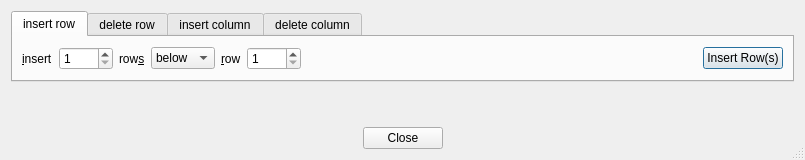
<?xml version="1.0" encoding="UTF-8"?>
<ui version="4.0">
 <class>InsertDeleteRowColumnDialog</class>
 <widget class="QDialog" name="InsertDeleteRowColumnDialog">
  <property name="geometry">
   <rect>
    <x>0</x>
    <y>0</y>
    <width>805</width>
    <height>160</height>
   </rect>
  </property>
  <property name="windowTitle">
   <string>sconcho: Insert/Delete Rows and Columns</string>
  </property>
  <property name="sizeGripEnabled">
   <bool>true</bool>
  </property>
  <layout class="QVBoxLayout" name="verticalLayout">
   <item>
    <widget class="QTabWidget" name="tabWidget">
     <property name="currentIndex">
      <number>0</number>
     </property>
     <widget class="QWidget" name="tab">
      <attribute name="title">
       <string>insert row</string>
      </attribute>
      <layout class="QHBoxLayout" name="horizontalLayout_2">
       <item>
        <layout class="QHBoxLayout" name="horizontalLayout">
         <item>
          <widget class="QLabel" name="label">
           <property name="text">
            <string>&amp;insert</string>
           </property>
           <property name="buddy">
            <cstring>numInsertRows</cstring>
           </property>
          </widget>
         </item>
         <item>
          <widget class="QSpinBox" name="numInsertRows">
           <property name="minimum">
            <number>1</number>
           </property>
           <property name="maximum">
            <number>1000</number>
           </property>
          </widget>
         </item>
         <item>
          <widget class="QLabel" name="label_2">
           <property name="text">
            <string>row&amp;s</string>
           </property>
           <property name="buddy">
            <cstring>insertRowMode</cstring>
           </property>
          </widget>
         </item>
         <item>
          <widget class="QComboBox" name="insertRowMode">
           <item>
            <property name="text">
             <string>below</string>
            </property>
           </item>
           <item>
            <property name="text">
             <string>above</string>
            </property>
           </item>
          </widget>
         </item>
         <item>
          <widget class="QLabel" name="label_3">
           <property name="text">
            <string>&amp;row</string>
           </property>
           <property name="buddy">
            <cstring>insertRowPivot</cstring>
           </property>
          </widget>
         </item>
         <item>
          <widget class="QSpinBox" name="insertRowPivot">
           <property name="minimum">
            <number>1</number>
           </property>
           <property name="maximum">
            <number>1000</number>
           </property>
          </widget>
         </item>
         <item>
          <spacer name="horizontalSpacer">
           <property name="orientation">
            <enum>Qt::Horizontal</enum>
           </property>
           <property name="sizeHint" stdset="0">
            <size>
             <width>40</width>
             <height>20</height>
            </size>
           </property>
          </spacer>
         </item>
         <item>
          <widget class="QPushButton" name="insertRowButton">
           <property name="text">
            <string>Insert Row(s)</string>
           </property>
          </widget>
         </item>
        </layout>
       </item>
      </layout>
     </widget>
     <widget class="QWidget" name="tab_2">
      <attribute name="title">
       <string>delete row</string>
      </attribute>
      <layout class="QHBoxLayout" name="horizontalLayout_7">
       <item>
        <layout class="QHBoxLayout" name="horizontalLayout_5">
         <item>
          <widget class="QLabel" name="label_7">
           <property name="text">
            <string>&amp;delete</string>
           </property>
           <property name="buddy">
            <cstring>numDeleteRows</cstring>
           </property>
          </widget>
         </item>
         <item>
          <widget class="QSpinBox" name="numDeleteRows">
           <property name="minimum">
            <number>1</number>
           </property>
           <property name="maximum">
            <number>1000</number>
           </property>
          </widget>
         </item>
         <item>
          <widget class="QLabel" name="label_10">
           <property name="text">
            <string>row&amp;s</string>
           </property>
           <property name="buddy">
            <cstring>insertRowMode</cstring>
           </property>
          </widget>
         </item>
         <item>
          <widget class="QComboBox" name="deleteRowMode">
           <item>
            <property name="text">
             <string>below and starting at</string>
            </property>
           </item>
           <item>
            <property name="text">
             <string>above</string>
            </property>
           </item>
          </widget>
         </item>
         <item>
          <widget class="QLabel" name="label_9">
           <property name="text">
            <string>&amp;row</string>
           </property>
           <property name="buddy">
            <cstring>insertRowPivot</cstring>
           </property>
          </widget>
         </item>
         <item>
          <widget class="QSpinBox" name="deleteRowPivot">
           <property name="minimum">
            <number>1</number>
           </property>
           <property name="maximum">
            <number>1000</number>
           </property>
          </widget>
         </item>
         <item>
          <spacer name="horizontalSpacer_3">
           <property name="orientation">
            <enum>Qt::Horizontal</enum>
           </property>
           <property name="sizeHint" stdset="0">
            <size>
             <width>40</width>
             <height>20</height>
            </size>
           </property>
          </spacer>
         </item>
         <item>
          <widget class="QPushButton" name="deleteRowButton">
           <property name="text">
            <string>Delete Row(s)</string>
           </property>
          </widget>
         </item>
        </layout>
       </item>
      </layout>
     </widget>
     <widget class="QWidget" name="tab_3">
      <attribute name="title">
       <string>insert column</string>
      </attribute>
      <layout class="QHBoxLayout" name="horizontalLayout_4">
       <item>
        <layout class="QHBoxLayout" name="horizontalLayout_3">
         <item>
          <widget class="QLabel" name="label_4">
           <property name="text">
            <string>&amp;insert</string>
           </property>
           <property name="buddy">
            <cstring>numInsertColumns</cstring>
           </property>
          </widget>
         </item>
         <item>
          <widget class="QSpinBox" name="numInsertColumns">
           <property name="minimum">
            <number>1</number>
           </property>
           <property name="maximum">
            <number>1000</number>
           </property>
          </widget>
         </item>
         <item>
          <widget class="QLabel" name="label_5">
           <property name="text">
            <string>column&amp;s</string>
           </property>
           <property name="buddy">
            <cstring>insertColumnMode</cstring>
           </property>
          </widget>
         </item>
         <item>
          <widget class="QComboBox" name="insertColumnMode">
           <item>
            <property name="text">
             <string>left of</string>
            </property>
           </item>
           <item>
            <property name="text">
             <string>right of</string>
            </property>
           </item>
          </widget>
         </item>
         <item>
          <widget class="QLabel" name="label_6">
           <property name="text">
            <string>&amp;column</string>
           </property>
           <property name="buddy">
            <cstring>insertColumnPivot</cstring>
           </property>
          </widget>
         </item>
         <item>
          <widget class="QSpinBox" name="insertColumnPivot">
           <property name="minimum">
            <number>1</number>
           </property>
           <property name="maximum">
            <number>1000</number>
           </property>
          </widget>
         </item>
         <item>
          <spacer name="horizontalSpacer_2">
           <property name="orientation">
            <enum>Qt::Horizontal</enum>
           </property>
           <property name="sizeHint" stdset="0">
            <size>
             <width>40</width>
             <height>20</height>
            </size>
           </property>
          </spacer>
         </item>
         <item>
          <widget class="QPushButton" name="insertColumnButton">
           <property name="text">
            <string>Insert Column(s)</string>
           </property>
          </widget>
         </item>
        </layout>
       </item>
      </layout>
     </widget>
     <widget class="QWidget" name="tab_4">
      <attribute name="title">
       <string>delete column</string>
      </attribute>
      <layout class="QVBoxLayout" name="verticalLayout_2">
       <item>
        <layout class="QHBoxLayout" name="horizontalLayout_6">
         <item>
          <widget class="QLabel" name="label_8">
           <property name="text">
            <string>&amp;delete</string>
           </property>
           <property name="buddy">
            <cstring>numDeleteColumns</cstring>
           </property>
          </widget>
         </item>
         <item>
          <widget class="QSpinBox" name="numDeleteColumns">
           <property name="minimum">
            <number>1</number>
           </property>
           <property name="maximum">
            <number>1000</number>
           </property>
          </widget>
         </item>
         <item>
          <widget class="QLabel" name="label_11">
           <property name="text">
            <string>column&amp;s</string>
           </property>
           <property name="buddy">
            <cstring>insertRowMode</cstring>
           </property>
          </widget>
         </item>
         <item>
          <widget class="QComboBox" name="deleteColumnMode">
           <item>
            <property name="text">
             <string>right of and starting at</string>
            </property>
           </item>
           <item>
            <property name="text">
             <string>left of</string>
            </property>
           </item>
          </widget>
         </item>
         <item>
          <widget class="QLabel" name="label_12">
           <property name="text">
            <string>&amp;column</string>
           </property>
           <property name="buddy">
            <cstring>insertRowPivot</cstring>
           </property>
          </widget>
         </item>
         <item>
          <widget class="QSpinBox" name="deleteColumnPivot">
           <property name="minimum">
            <number>1</number>
           </property>
           <property name="maximum">
            <number>1000</number>
           </property>
          </widget>
         </item>
         <item>
          <spacer name="horizontalSpacer_4">
           <property name="orientation">
            <enum>Qt::Horizontal</enum>
           </property>
           <property name="sizeHint" stdset="0">
            <size>
             <width>38</width>
             <height>20</height>
            </size>
           </property>
          </spacer>
         </item>
         <item>
          <widget class="QPushButton" name="deleteColumnButton">
           <property name="text">
            <string>Delete Column(s)</string>
           </property>
          </widget>
         </item>
        </layout>
       </item>
      </layout>
     </widget>
    </widget>
   </item>
   <item>
    <spacer name="verticalSpacer">
     <property name="orientation">
      <enum>Qt::Vertical</enum>
     </property>
     <property name="sizeHint" stdset="0">
      <size>
       <width>644</width>
       <height>14</height>
      </size>
     </property>
    </spacer>
   </item>
   <item>
    <layout class="QHBoxLayout" name="horizontalLayout_9">
     <item>
      <spacer name="horizontalSpacer_5">
       <property name="orientation">
        <enum>Qt::Horizontal</enum>
       </property>
       <property name="sizeHint" stdset="0">
        <size>
         <width>40</width>
         <height>20</height>
        </size>
       </property>
      </spacer>
     </item>
     <item>
      <widget class="QPushButton" name="closeButton">
       <property name="text">
        <string>Close</string>
       </property>
      </widget>
     </item>
     <item>
      <spacer name="horizontalSpacer_6">
       <property name="orientation">
        <enum>Qt::Horizontal</enum>
       </property>
       <property name="sizeHint" stdset="0">
        <size>
         <width>40</width>
         <height>20</height>
        </size>
       </property>
      </spacer>
     </item>
    </layout>
   </item>
  </layout>
 </widget>
 <tabstops>
  <tabstop>tabWidget</tabstop>
  <tabstop>numInsertRows</tabstop>
  <tabstop>insertRowMode</tabstop>
  <tabstop>insertRowPivot</tabstop>
  <tabstop>insertRowButton</tabstop>
  <tabstop>numDeleteRows</tabstop>
  <tabstop>deleteRowButton</tabstop>
  <tabstop>numInsertColumns</tabstop>
  <tabstop>insertColumnMode</tabstop>
  <tabstop>insertColumnPivot</tabstop>
  <tabstop>insertColumnButton</tabstop>
  <tabstop>numDeleteColumns</tabstop>
  <tabstop>deleteColumnButton</tabstop>
  <tabstop>closeButton</tabstop>
 </tabstops>
 <resources/>
 <connections/>
</ui>
